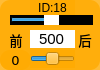
    <widget class="QWidget" name="widget_id18" native="true">
     <property name="geometry">
      <rect>
       <x>200</x>
       <y>0</y>
       <width>100</width>
       <height>70</height>
      </rect>
     </property>
     <property name="styleSheet">
      <string notr="true">background-color: rgb(255, 170, 0, 200);
border-radius:10px;</string>
     </property>
     <widget class="QLabel" name="label_ID18">
      <property name="geometry">
       <rect>
        <x>30</x>
        <y>0</y>
        <width>45</width>
        <height>16</height>
       </rect>
      </property>
      <property name="minimumSize">
       <size>
        <width>0</width>
        <height>10</height>
       </size>
      </property>
      <property name="font">
       <font>
        <family>Arial</family>
        <pointsize>9</pointsize>
       </font>
      </property>
      <property name="styleSheet">
       <string notr="true">background-color: rgb(255, 255, 255， 0);
border-radius:0px;</string>
      </property>
      <property name="text">
       <string>ID:18</string>
      </property>
      <property name="alignment">
       <set>Qt::AlignCenter</set>
      </property>
     </widget>
     <widget class="QSlider" name="horizontalSlider_pulse_id18">
      <property name="geometry">
       <rect>
        <x>10</x>
        <y>15</y>
        <width>83</width>
        <height>10</height>
       </rect>
      </property>
      <property name="autoFillBackground">
       <bool>false</bool>
      </property>
      <property name="styleSheet">
       <string notr="true">QSlider{background-color: rgb(0, 0, 0);
border-radius:0px;}
QSlider::handle {/*设置中间的那个滑动的键*/                           
    background:  rgb(255, 255, 255);
}</string>
      </property>
      <property name="minimum">
       <number>0</number>
      </property>
      <property name="maximum">
       <number>1000</number>
      </property>
      <property name="pageStep">
       <number>1</number>
      </property>
      <property name="value">
       <number>500</number>
      </property>
      <property name="orientation">
       <enum>Qt::Horizontal</enum>
      </property>
     </widget>
     <widget class="QSlider" name="horizontalSlider_dev_id18">
      <property name="geometry">
       <rect>
        <x>30</x>
        <y>50</y>
        <width>45</width>
        <height>18</height>
       </rect>
      </property>
      <property name="styleSheet">
       <string notr="true">background-color: rgb(255, 255, 255， 0);</string>
      </property>
      <property name="minimum">
       <number>-125</number>
      </property>
      <property name="maximum">
       <number>125</number>
      </property>
      <property name="pageStep">
       <number>1</number>
      </property>
      <property name="orientation">
       <enum>Qt::Horizontal</enum>
      </property>
     </widget>
     <widget class="QLabel" name="label_id18">
      <property name="geometry">
       <rect>
        <x>0</x>
        <y>50</y>
        <width>31</width>
        <height>20</height>
       </rect>
      </property>
      <property name="minimumSize">
       <size>
        <width>0</width>
        <height>10</height>
       </size>
      </property>
      <property name="font">
       <font>
        <family>DejaVu Sans</family>
        <pointsize>10</pointsize>
       </font>
      </property>
      <property name="styleSheet">
       <string notr="true">background-color: rgb(255, 255, 255， 0);</string>
      </property>
      <property name="text">
       <string>0</string>
      </property>
      <property name="alignment">
       <set>Qt::AlignCenter</set>
      </property>
     </widget>
     <widget class="QLineEdit" name="lineEdit_id18">
      <property name="geometry">
       <rect>
        <x>30</x>
        <y>30</y>
        <width>45</width>
        <height>18</height>
       </rect>
      </property>
      <property name="sizePolicy">
       <sizepolicy hsizetype="Fixed" vsizetype="Fixed">
        <horstretch>0</horstretch>
        <verstretch>0</verstretch>
       </sizepolicy>
      </property>
      <property name="font">
       <font>
        <family>Arial</family>
        <pointsize>11</pointsize>
       </font>
      </property>
      <property name="autoFillBackground">
       <bool>false</bool>
      </property>
      <property name="styleSheet">
       <string notr="true">background-color: rgb(255, 255, 255);
border-radius:0px;</string>
      </property>
      <property name="text">
       <string>500</string>
      </property>
      <property name="maxLength">
       <number>1000</number>
      </property>
      <property name="alignment">
       <set>Qt::AlignCenter</set>
      </property>
      <property name="dragEnabled">
       <bool>false</bool>
      </property>
      <property name="readOnly">
       <bool>false</bool>
      </property>
     </widget>
     <widget class="QLabel" name="label_back6">
      <property name="geometry">
       <rect>
        <x>75</x>
        <y>30</y>
        <width>20</width>
        <height>20</height>
       </rect>
      </property>
      <property name="font">
       <font>
        <pointsize>10</pointsize>
        <weight>50</weight>
        <italic>false</italic>
        <bold>false</bold>
       </font>
      </property>
      <property name="styleSheet">
       <string notr="true">background-color: rgb(255, 255, 255, 0);</string>
      </property>
      <property name="text">
       <string>后</string>
      </property>
      <property name="alignment">
       <set>Qt::AlignCenter</set>
      </property>
     </widget>
     <widget class="QLabel" name="label_front6">
      <property name="geometry">
       <rect>
        <x>6</x>
        <y>30</y>
        <width>20</width>
        <height>20</height>
       </rect>
      </property>
      <property name="font">
       <font>
        <pointsize>10</pointsize>
        <weight>50</weight>
        <italic>false</italic>
        <bold>false</bold>
       </font>
      </property>
      <property name="styleSheet">
       <string notr="true">background-color: rgb(255, 255, 255, 0);</string>
      </property>
      <property name="text">
       <string>前</string>
      </property>
      <property name="alignment">
       <set>Qt::AlignCenter</set>
      </property>
     </widget>
    </widget>
